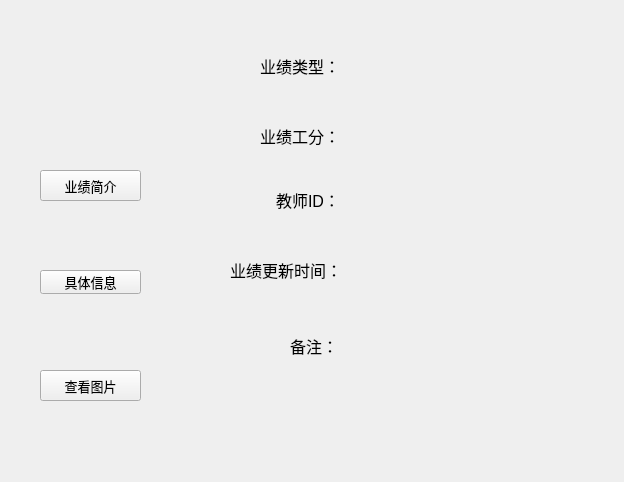
<?xml version="1.0" encoding="UTF-8"?>
<ui version="4.0">
 <class>Form</class>
 <widget class="QWidget" name="Form">
  <property name="geometry">
   <rect>
    <x>0</x>
    <y>0</y>
    <width>624</width>
    <height>482</height>
   </rect>
  </property>
  <property name="font">
   <font>
    <pointsize>12</pointsize>
   </font>
  </property>
  <property name="windowTitle">
   <string>Form</string>
  </property>
  <widget class="QStackedWidget" name="stackedWidget">
   <property name="geometry">
    <rect>
     <x>200</x>
     <y>0</y>
     <width>461</width>
     <height>511</height>
    </rect>
   </property>
   <property name="currentIndex">
    <number>1</number>
   </property>
   <widget class="QWidget" name="page">
    <widget class="QWidget" name="paperWidget" native="true">
     <property name="geometry">
      <rect>
       <x>0</x>
       <y>0</y>
       <width>681</width>
       <height>480</height>
      </rect>
     </property>
     <widget class="QLabel" name="label_24">
      <property name="geometry">
       <rect>
        <x>70</x>
        <y>50</y>
        <width>91</width>
        <height>20</height>
       </rect>
      </property>
      <property name="text">
       <string>论文题目：</string>
      </property>
     </widget>
     <widget class="QLabel" name="label_25">
      <property name="geometry">
       <rect>
        <x>70</x>
        <y>160</y>
        <width>91</width>
        <height>31</height>
       </rect>
      </property>
      <property name="font">
       <font>
        <pointsize>12</pointsize>
       </font>
      </property>
      <property name="text">
       <string>论文作者：</string>
      </property>
     </widget>
     <widget class="QLabel" name="label_26">
      <property name="geometry">
       <rect>
        <x>70</x>
        <y>260</y>
        <width>101</width>
        <height>31</height>
       </rect>
      </property>
      <property name="text">
       <string>发表期刊：</string>
      </property>
     </widget>
     <widget class="QLabel" name="label_27">
      <property name="geometry">
       <rect>
        <x>70</x>
        <y>360</y>
        <width>91</width>
        <height>41</height>
       </rect>
      </property>
      <property name="text">
       <string>发表时间：</string>
      </property>
     </widget>
     <widget class="QLabel" name="paperTitleEdit_2">
      <property name="geometry">
       <rect>
        <x>150</x>
        <y>45</y>
        <width>161</width>
        <height>31</height>
       </rect>
      </property>
      <property name="text">
       <string/>
      </property>
     </widget>
     <widget class="QLabel" name="paperTimeEdit">
      <property name="geometry">
       <rect>
        <x>150</x>
        <y>364</y>
        <width>161</width>
        <height>31</height>
       </rect>
      </property>
      <property name="text">
       <string/>
      </property>
     </widget>
     <widget class="QLabel" name="paperAuthorEdit">
      <property name="geometry">
       <rect>
        <x>150</x>
        <y>160</y>
        <width>161</width>
        <height>31</height>
       </rect>
      </property>
      <property name="text">
       <string/>
      </property>
     </widget>
     <widget class="QLabel" name="paperJournalsEdit">
      <property name="geometry">
       <rect>
        <x>150</x>
        <y>260</y>
        <width>161</width>
        <height>31</height>
       </rect>
      </property>
      <property name="text">
       <string/>
      </property>
     </widget>
    </widget>
    <widget class="QWidget" name="prizeWidget" native="true">
     <property name="geometry">
      <rect>
       <x>0</x>
       <y>0</y>
       <width>681</width>
       <height>480</height>
      </rect>
     </property>
     <widget class="QLabel" name="label_41">
      <property name="geometry">
       <rect>
        <x>70</x>
        <y>60</y>
        <width>91</width>
        <height>31</height>
       </rect>
      </property>
      <property name="text">
       <string>奖项名称：</string>
      </property>
     </widget>
     <widget class="QLabel" name="label_42">
      <property name="geometry">
       <rect>
        <x>70</x>
        <y>190</y>
        <width>91</width>
        <height>31</height>
       </rect>
      </property>
      <property name="text">
       <string>获奖项目：</string>
      </property>
     </widget>
     <widget class="QLabel" name="label_43">
      <property name="geometry">
       <rect>
        <x>70</x>
        <y>330</y>
        <width>91</width>
        <height>31</height>
       </rect>
      </property>
      <property name="text">
       <string>颁布单位：</string>
      </property>
     </widget>
     <widget class="QLabel" name="prizeNameEdit_5">
      <property name="geometry">
       <rect>
        <x>150</x>
        <y>60</y>
        <width>211</width>
        <height>31</height>
       </rect>
      </property>
      <property name="text">
       <string/>
      </property>
     </widget>
     <widget class="QLabel" name="prizeWinnerEdit_5">
      <property name="geometry">
       <rect>
        <x>150</x>
        <y>185</y>
        <width>291</width>
        <height>41</height>
       </rect>
      </property>
      <property name="text">
       <string/>
      </property>
     </widget>
     <widget class="QLabel" name="prizeMoneyAmountEdit_5">
      <property name="geometry">
       <rect>
        <x>150</x>
        <y>325</y>
        <width>251</width>
        <height>41</height>
       </rect>
      </property>
      <property name="text">
       <string/>
      </property>
     </widget>
    </widget>
    <widget class="QWidget" name="projectWidget" native="true">
     <property name="geometry">
      <rect>
       <x>0</x>
       <y>0</y>
       <width>681</width>
       <height>480</height>
      </rect>
     </property>
     <widget class="QLabel" name="label_45">
      <property name="geometry">
       <rect>
        <x>70</x>
        <y>140</y>
        <width>101</width>
        <height>31</height>
       </rect>
      </property>
      <property name="text">
       <string>项目名称：</string>
      </property>
     </widget>
     <widget class="QLabel" name="label_46">
      <property name="geometry">
       <rect>
        <x>70</x>
        <y>220</y>
        <width>91</width>
        <height>21</height>
       </rect>
      </property>
      <property name="text">
       <string>委托单位：</string>
      </property>
     </widget>
     <widget class="QLabel" name="label_47">
      <property name="geometry">
       <rect>
        <x>70</x>
        <y>290</y>
        <width>81</width>
        <height>31</height>
       </rect>
      </property>
      <property name="text">
       <string>负责人：</string>
      </property>
     </widget>
     <widget class="QLabel" name="label_48">
      <property name="geometry">
       <rect>
        <x>22</x>
        <y>370</y>
        <width>151</width>
        <height>31</height>
       </rect>
      </property>
      <property name="text">
       <string>申报人担任职务：</string>
      </property>
     </widget>
     <widget class="QLabel" name="projectNameEdit_2">
      <property name="geometry">
       <rect>
        <x>150</x>
        <y>140</y>
        <width>191</width>
        <height>31</height>
       </rect>
      </property>
      <property name="text">
       <string/>
      </property>
     </widget>
     <widget class="QLabel" name="projectMoneyAmountEdit_2">
      <property name="geometry">
       <rect>
        <x>200</x>
        <y>290</y>
        <width>191</width>
        <height>31</height>
       </rect>
      </property>
      <property name="text">
       <string/>
      </property>
     </widget>
     <widget class="QLabel" name="projectPrincipalEdit_2">
      <property name="geometry">
       <rect>
        <x>150</x>
        <y>290</y>
        <width>191</width>
        <height>31</height>
       </rect>
      </property>
      <property name="text">
       <string/>
      </property>
     </widget>
     <widget class="QLabel" name="projectRequesterEdit_2">
      <property name="geometry">
       <rect>
        <x>150</x>
        <y>216</y>
        <width>191</width>
        <height>31</height>
       </rect>
      </property>
      <property name="text">
       <string/>
      </property>
     </widget>
     <widget class="QLabel" name="label_3">
      <property name="geometry">
       <rect>
        <x>70</x>
        <y>70</y>
        <width>91</width>
        <height>20</height>
       </rect>
      </property>
      <property name="text">
       <string>项目类型：</string>
      </property>
     </widget>
     <widget class="QLabel" name="projectTypeEdit">
      <property name="geometry">
       <rect>
        <x>150</x>
        <y>66</y>
        <width>191</width>
        <height>31</height>
       </rect>
      </property>
      <property name="text">
       <string/>
      </property>
     </widget>
     <widget class="QLabel" name="projectRequesterRole">
      <property name="geometry">
       <rect>
        <x>150</x>
        <y>370</y>
        <width>191</width>
        <height>31</height>
       </rect>
      </property>
      <property name="text">
       <string/>
      </property>
     </widget>
     <widget class="QLabel" name="label_4">
      <property name="geometry">
       <rect>
        <x>70</x>
        <y>445</y>
        <width>91</width>
        <height>21</height>
       </rect>
      </property>
      <property name="text">
       <string>申报日期：</string>
      </property>
     </widget>
     <widget class="QLabel" name="projectApplyTime">
      <property name="geometry">
       <rect>
        <x>150</x>
        <y>440</y>
        <width>191</width>
        <height>31</height>
       </rect>
      </property>
      <property name="text">
       <string/>
      </property>
     </widget>
    </widget>
    <widget class="QWidget" name="monographWidget" native="true">
     <property name="geometry">
      <rect>
       <x>0</x>
       <y>0</y>
       <width>681</width>
       <height>480</height>
      </rect>
     </property>
     <widget class="QLabel" name="label_49">
      <property name="geometry">
       <rect>
        <x>70</x>
        <y>50</y>
        <width>101</width>
        <height>31</height>
       </rect>
      </property>
      <property name="text">
       <string>软著名称：</string>
      </property>
     </widget>
     <widget class="QLabel" name="label_50">
      <property name="geometry">
       <rect>
        <x>70</x>
        <y>180</y>
        <width>91</width>
        <height>31</height>
       </rect>
      </property>
      <property name="text">
       <string>著作权人：</string>
      </property>
     </widget>
     <widget class="QLabel" name="label_51">
      <property name="geometry">
       <rect>
        <x>86</x>
        <y>290</y>
        <width>101</width>
        <height>31</height>
       </rect>
      </property>
      <property name="text">
       <string>登记号：</string>
      </property>
     </widget>
     <widget class="QLabel" name="monographNameEdit_2">
      <property name="geometry">
       <rect>
        <x>150</x>
        <y>47</y>
        <width>251</width>
        <height>41</height>
       </rect>
      </property>
      <property name="text">
       <string/>
      </property>
     </widget>
     <widget class="QLabel" name="monographMoneyAmountEdit_2">
      <property name="geometry">
       <rect>
        <x>150</x>
        <y>280</y>
        <width>251</width>
        <height>41</height>
       </rect>
      </property>
      <property name="text">
       <string/>
      </property>
     </widget>
     <widget class="QLabel" name="monographAuthorEdit">
      <property name="geometry">
       <rect>
        <x>150</x>
        <y>176</y>
        <width>251</width>
        <height>41</height>
       </rect>
      </property>
      <property name="text">
       <string/>
      </property>
     </widget>
     <widget class="QLabel" name="label">
      <property name="geometry">
       <rect>
        <x>70</x>
        <y>400</y>
        <width>91</width>
        <height>21</height>
       </rect>
      </property>
      <property name="text">
       <string>登记时间：</string>
      </property>
     </widget>
     <widget class="QLabel" name="monographRegisTimeEdit">
      <property name="geometry">
       <rect>
        <x>150</x>
        <y>390</y>
        <width>251</width>
        <height>41</height>
       </rect>
      </property>
      <property name="text">
       <string/>
      </property>
     </widget>
    </widget>
    <widget class="QWidget" name="bookWidget" native="true">
     <property name="geometry">
      <rect>
       <x>0</x>
       <y>0</y>
       <width>681</width>
       <height>480</height>
      </rect>
     </property>
     <widget class="QLabel" name="label_5">
      <property name="geometry">
       <rect>
        <x>70</x>
        <y>50</y>
        <width>91</width>
        <height>31</height>
       </rect>
      </property>
      <property name="text">
       <string>教材名称：</string>
      </property>
     </widget>
     <widget class="QLabel" name="label_6">
      <property name="geometry">
       <rect>
        <x>70</x>
        <y>140</y>
        <width>81</width>
        <height>21</height>
       </rect>
      </property>
      <property name="text">
       <string>出版社：</string>
      </property>
     </widget>
     <widget class="QLabel" name="label_7">
      <property name="geometry">
       <rect>
        <x>70</x>
        <y>220</y>
        <width>91</width>
        <height>31</height>
       </rect>
      </property>
      <property name="text">
       <string>ISBN编号：</string>
      </property>
     </widget>
     <widget class="QLabel" name="label_8">
      <property name="geometry">
       <rect>
        <x>70</x>
        <y>340</y>
        <width>91</width>
        <height>41</height>
       </rect>
      </property>
      <property name="text">
       <string>出版时间：</string>
      </property>
     </widget>
     <widget class="QLabel" name="bookNameEdit">
      <property name="geometry">
       <rect>
        <x>150</x>
        <y>60</y>
        <width>191</width>
        <height>31</height>
       </rect>
      </property>
      <property name="text">
       <string/>
      </property>
     </widget>
     <widget class="QLabel" name="bookPublishEdit">
      <property name="geometry">
       <rect>
        <x>150</x>
        <y>140</y>
        <width>191</width>
        <height>31</height>
       </rect>
      </property>
      <property name="text">
       <string/>
      </property>
     </widget>
     <widget class="QLabel" name="bookISBNEdit">
      <property name="geometry">
       <rect>
        <x>160</x>
        <y>230</y>
        <width>191</width>
        <height>31</height>
       </rect>
      </property>
      <property name="text">
       <string/>
      </property>
     </widget>
     <widget class="QLabel" name="bookPublishTimeEdit">
      <property name="geometry">
       <rect>
        <x>160</x>
        <y>350</y>
        <width>191</width>
        <height>31</height>
       </rect>
      </property>
      <property name="text">
       <string/>
      </property>
     </widget>
    </widget>
    <zorder>bookWidget</zorder>
    <zorder>projectWidget</zorder>
    <zorder>monographWidget</zorder>
    <zorder>prizeWidget</zorder>
    <zorder>paperWidget</zorder>
   </widget>
   <widget class="QWidget" name="page_2">
    <widget class="QLabel" name="label_18">
     <property name="geometry">
      <rect>
       <x>60</x>
       <y>120</y>
       <width>91</width>
       <height>31</height>
      </rect>
     </property>
     <property name="text">
      <string>业绩工分：</string>
     </property>
    </widget>
    <widget class="QLabel" name="label_22">
     <property name="geometry">
      <rect>
       <x>90</x>
       <y>330</y>
       <width>54</width>
       <height>31</height>
      </rect>
     </property>
     <property name="text">
      <string>备注：</string>
     </property>
    </widget>
    <widget class="QLabel" name="label_20">
     <property name="geometry">
      <rect>
       <x>30</x>
       <y>260</y>
       <width>131</width>
       <height>20</height>
      </rect>
     </property>
     <property name="text">
      <string>业绩更新时间：</string>
     </property>
    </widget>
    <widget class="QLabel" name="label_17">
     <property name="geometry">
      <rect>
       <x>60</x>
       <y>50</y>
       <width>91</width>
       <height>31</height>
      </rect>
     </property>
     <property name="font">
      <font>
       <pointsize>12</pointsize>
      </font>
     </property>
     <property name="text">
      <string>业绩类型：</string>
     </property>
    </widget>
    <widget class="QLabel" name="label_19">
     <property name="geometry">
      <rect>
       <x>76</x>
       <y>190</y>
       <width>81</width>
       <height>20</height>
      </rect>
     </property>
     <property name="text">
      <string>教师ID：</string>
     </property>
    </widget>
    <widget class="QLabel" name="perforTypeEdit">
     <property name="geometry">
      <rect>
       <x>140</x>
       <y>50</y>
       <width>151</width>
       <height>31</height>
      </rect>
     </property>
     <property name="text">
      <string/>
     </property>
    </widget>
    <widget class="QLabel" name="teacherIDEdit">
     <property name="geometry">
      <rect>
       <x>140</x>
       <y>184</y>
       <width>151</width>
       <height>31</height>
      </rect>
     </property>
     <property name="text">
      <string/>
     </property>
    </widget>
    <widget class="QLabel" name="creditEdit">
     <property name="geometry">
      <rect>
       <x>140</x>
       <y>120</y>
       <width>151</width>
       <height>31</height>
      </rect>
     </property>
     <property name="text">
      <string/>
     </property>
    </widget>
    <widget class="QLabel" name="noteEdit">
     <property name="geometry">
      <rect>
       <x>140</x>
       <y>330</y>
       <width>151</width>
       <height>31</height>
      </rect>
     </property>
     <property name="text">
      <string/>
     </property>
    </widget>
    <widget class="QLabel" name="happenTimeEdit">
     <property name="geometry">
      <rect>
       <x>140</x>
       <y>254</y>
       <width>151</width>
       <height>31</height>
      </rect>
     </property>
     <property name="text">
      <string/>
     </property>
    </widget>
   </widget>
  </widget>
  <widget class="QPushButton" name="nextPageButton">
   <property name="geometry">
    <rect>
     <x>40</x>
     <y>270</y>
     <width>101</width>
     <height>24</height>
    </rect>
   </property>
   <property name="font">
    <font>
     <pointsize>10</pointsize>
    </font>
   </property>
   <property name="text">
    <string>具体信息</string>
   </property>
  </widget>
  <widget class="QPushButton" name="preferPageButton">
   <property name="geometry">
    <rect>
     <x>40</x>
     <y>170</y>
     <width>101</width>
     <height>31</height>
    </rect>
   </property>
   <property name="font">
    <font>
     <pointsize>10</pointsize>
    </font>
   </property>
   <property name="text">
    <string>业绩简介</string>
   </property>
  </widget>
  <widget class="QPushButton" name="relatedPicButton">
   <property name="geometry">
    <rect>
     <x>40</x>
     <y>370</y>
     <width>101</width>
     <height>31</height>
    </rect>
   </property>
   <property name="font">
    <font>
     <pointsize>10</pointsize>
    </font>
   </property>
   <property name="text">
    <string>查看图片</string>
   </property>
  </widget>
  <widget class="QLabel" name="bgLabel">
   <property name="geometry">
    <rect>
     <x>0</x>
     <y>0</y>
     <width>191</width>
     <height>491</height>
    </rect>
   </property>
   <property name="text">
    <string/>
   </property>
  </widget>
  <widget class="QLabel" name="roleLabel">
   <property name="geometry">
    <rect>
     <x>40</x>
     <y>20</y>
     <width>102</width>
     <height>103</height>
    </rect>
   </property>
   <property name="text">
    <string/>
   </property>
  </widget>
  <zorder>bgLabel</zorder>
  <zorder>stackedWidget</zorder>
  <zorder>nextPageButton</zorder>
  <zorder>preferPageButton</zorder>
  <zorder>relatedPicButton</zorder>
  <zorder>roleLabel</zorder>
 </widget>
 <resources/>
 <connections/>
</ui>
